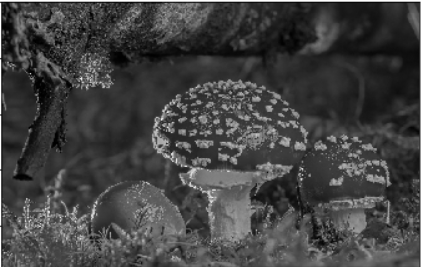
#> input picture ClaheAlgorithm/images/clahe_input1.png, 421 x 267 px, found by its file name
$ jupyter execute CLAHE.ipynb
#> lines starting #> are read from the running program, lines starting #| are printed output that depends on the picture
#Import Modules

[cell 1]
import cv2
import numpy as np
from google.colab.patches import cv2_imshow

#Load Image

[cell 2]
#image is loaded using cv2.imread() method,here flag is zero ,because image is loaded in grayscale mode.
'''
Syntax:
  cv2.imread(path,flag)
Parameters:
  path: string representing the path of the image to be read.
  flag: specifies the way in which image should be read.
'''
img=cv2.imread("clahe_input1.png",0)
#> img is the input picture: shape (267, 421); min 0, max 255, mean 66.4
cv2_imshow(img)

#Apply CLAHE operation

[cell 3]
#At first,CLAHE is created and then applied on the image.
'''
Syntax:
  cv2.createCLAHE(clipLimit=40,tileGridSize=(8,8))
Parameters:
  clipLimit –sets the threshold for contrast limiting. The default value is 40.
  tileGridSize –sets the number of tiles in the row and column. By default this is 8×8.
'''
clahe=cv2.createCLAHE(clipLimit=2.0, tileGridSize=(8,8))
CLAHEed=clahe.apply(img)
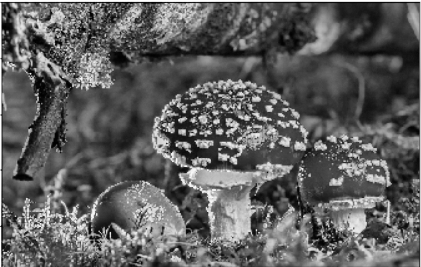
#> CLAHEed: shape (267, 421); min 0, max 255, mean 95.4
